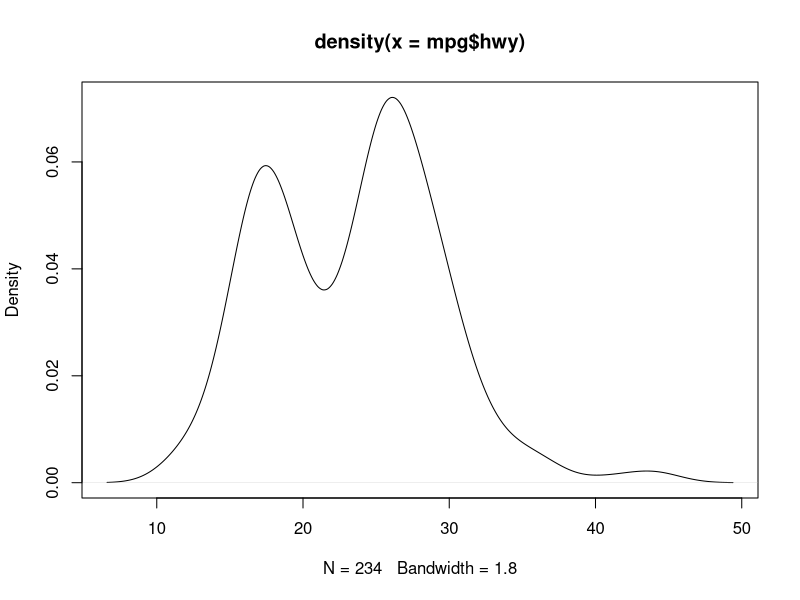
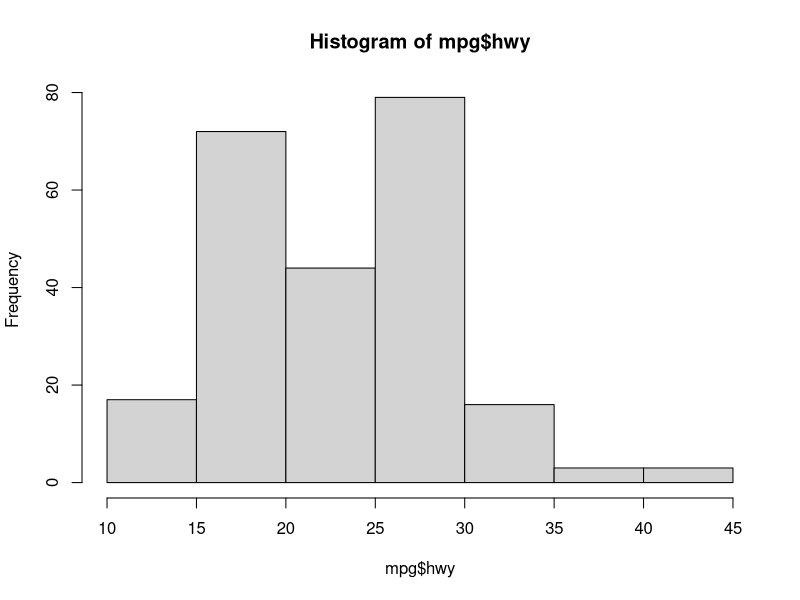
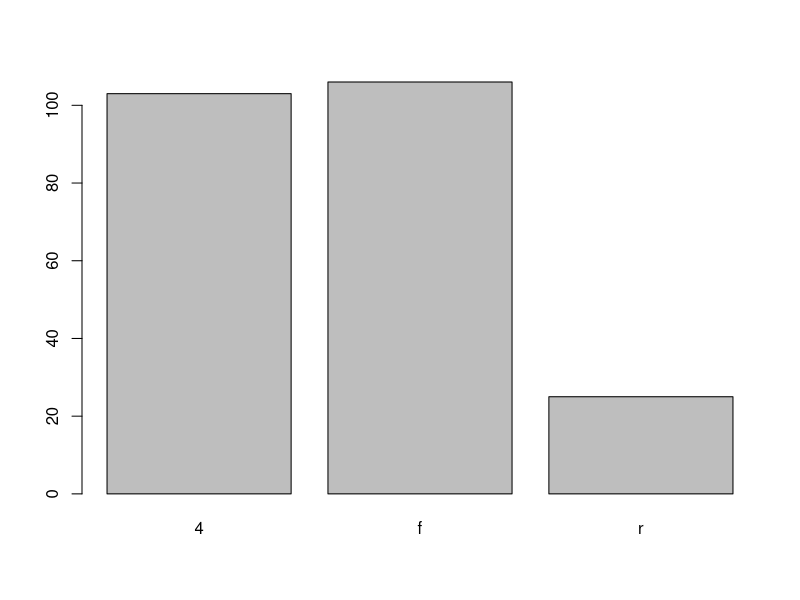
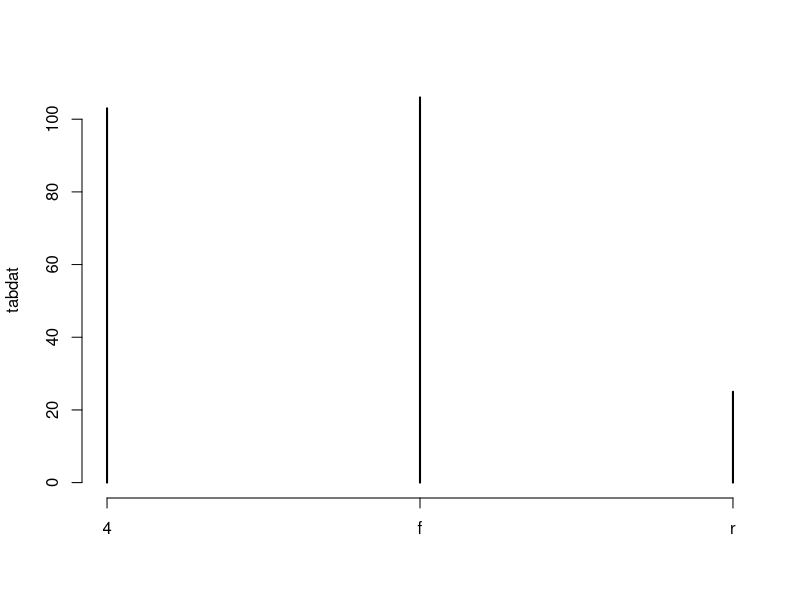
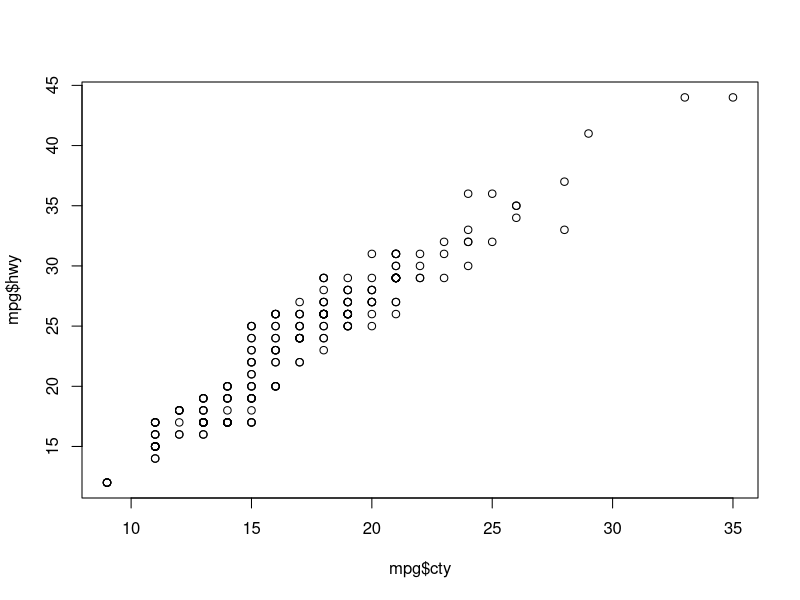
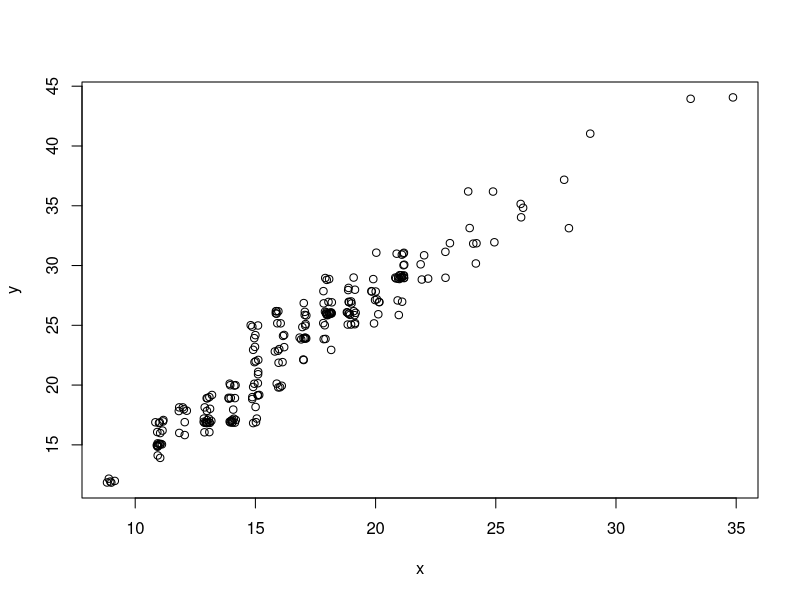
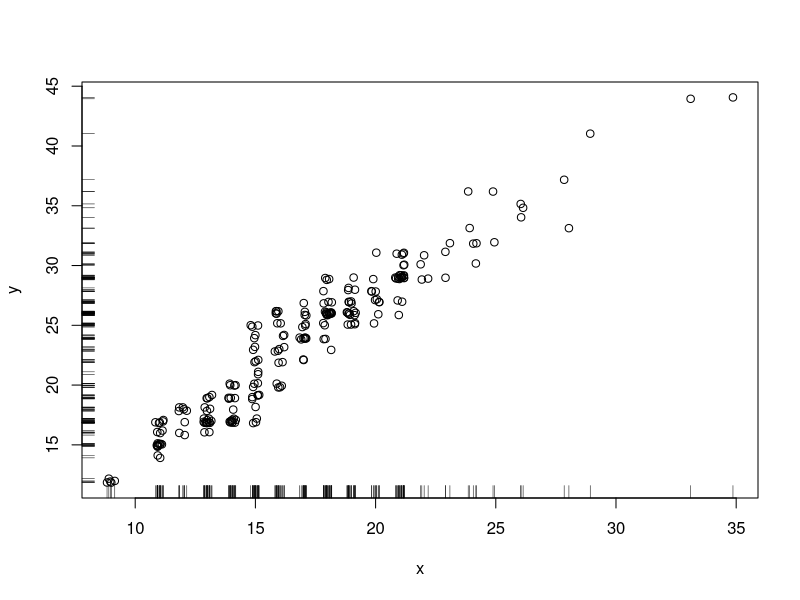
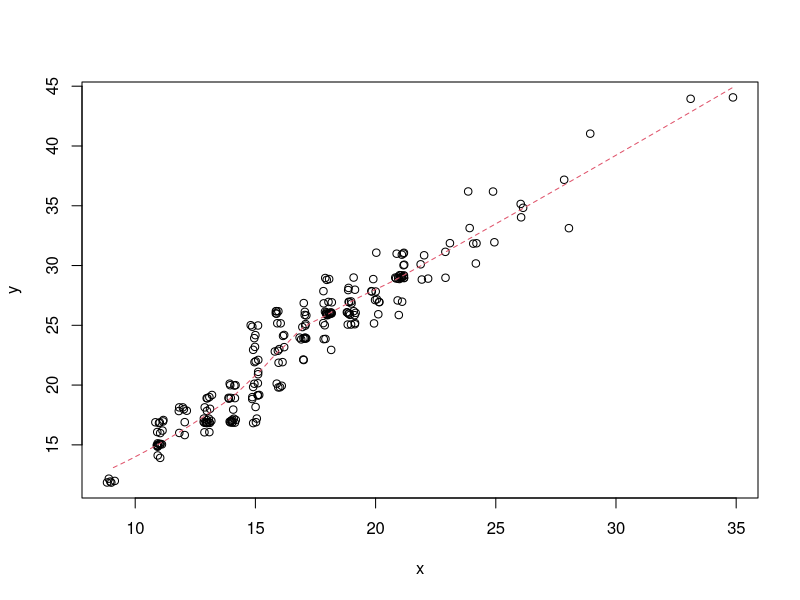

R code for these plots, in order:
## ---- chunk 1
knitr::opts_chunk$set(echo = TRUE)
## ---- chunk 2
set.seed(1)
## ---- chunk 3
data(mpg, package = "ggplot2")
## ---- chunk 4
density_object <- density(mpg$hwy)
plot(density_object)
## ---- chunk 5
hist(mpg$hwy, breaks = 10)
## ---- chunk 6
tabdat <- table(mpg$drv)
barplot(tabdat)
## ---- chunk 7
plot(tabdat)
## ---- chunk 8
plot(mpg$cty, mpg$hwy)
## ---- chunk 9
x <- jitter(mpg$cty)
y <- jitter(mpg$hwy)
plot(x, y)
## ---- chunk 10
plot(x, y)
rug(x, side = 1)
rug(y, side = 2)
## ---- chunk 11
loess_fit <- loess(hwy ~ cty, data = mpg)
xnew <- seq(min(x), max(x), length = 100)
ynew <- predict(object = loess_fit, newdata = data.frame(cty = xnew))
plot(x, y)
lines(xnew, ynew, col = 2, lty = 2)
## ---- chunk 12
loess_fit <- loess(hwy ~ cty, data = mpg)
xnew <- seq(min(x), max(x), length = 100)
pfit <- predict(object = loess_fit, newdata = data.frame(cty = xnew), se = TRUE)
ynew <- pfit$fit
upper_bound <- pfit$fit + qnorm(0.975) * pfit$se.fit
lower_bound <- pfit$fit - qnorm(0.975) * pfit$se.fit
plot(x, y)
lines(xnew, ynew, col = 2, lty = 2)
lines(xnew, upper_bound, col = 4, lty = 2)
lines(xnew, lower_bound, col = 4, lty = 2)
## ---- chunk 13
loess_fit <- loess(hwy ~ cty, data = mpg)
xnew <- seq(min(x), max(x), length = 100)
pfit <- predict(object = loess_fit, newdata = data.frame(cty = xnew), se = TRUE)
ynew <- pfit$fit
upper_bound <- pfit$fit + qnorm(0.975) * pfit$se.fit
lower_bound <- pfit$fit - qnorm(0.975) * pfit$se.fit
xshade <- c(xnew, xnew[length(xnew):1])
yshade <- c(upper_bound, lower_bound[length(lower_bound):1])
plot(x, y)
lines(xnew, ynew, col = 2, lty = 2)
polygon(xshade, yshade, col = "#0000FF33", border = FALSE)
## ---- chunk 14
plot(x, y)
text(15, 40, "some text")
## ---- chunk 15
boxplot(hwy ~ class, data = mpg)
## ---- chunk 16
tabdat <- table(mpg$fl, mpg$drv)
mosaicplot(tabdat, color = TRUE)
## ---- chunk 17
f <- function(x) {
  return(x ^ 2)
}

x <- seq(-2, 2, length = 100)
y <- f(x)
plot(x, y, type = "l")
## ---- chunk 18
x <- jitter(mpg$hwy)
y <- jitter(mpg$cty)
z <- factor(mpg$drv)
plot(x, y, col = z)
legend("topleft", legend = levels(z), col = 1:nlevels(z), pch = 1, title = "Drive")
## ---- chunk 19
old_options <- par(mfrow = c(2, 3))
plot(mpg$cty, mpg$hwy)
hist(mpg$cty)
plot(density(mpg$cty))
plot(table(mpg$fl))
barplot(table(mpg$fl))
plot(table(mpg$fl, mpg$drv))
par(old_options)
